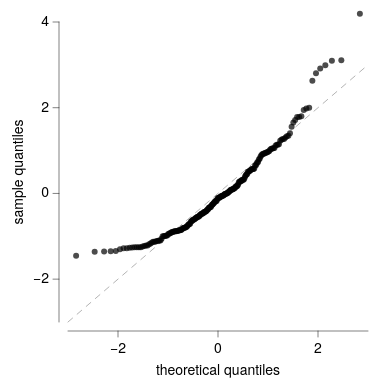

Write a Vega-Lite specification for this figure.
### Vega-Lite specification from a JSON file in a GitHub repository (floating-point values rounded to 4 significant figures; data arrays with more than 128 entries replaced by an {"elided": "..."} marker saying what was removed)
{"background": null, "config": {"arc": {"fill": "#DBDBDB", "fillOpacity": 1.0, "innerRadius": 37.5, "padAngle": 0.03, "stroke": "black", "strokeOpacity": 1, "strokeWidth": 0.25}, "area": {"fill": "#DBDBDB", "fillOpacity": 1.0, "stroke": "black", "strokeOpacity": 1, "strokeWidth": 0.25}, "axis": {"domain": true, "domainCap": "round", "domainColor": "black", "domainWidth": 0.25, "grid": false, "gridCap": "round", "gridColor": "#F1F1F1", "gridDash": [0, 0], "gridOpacity": 1.0, "gridWidth": 0.25, "labelColor": "black", "labelFont": "Helvetica Neue", "labelFontSize": 7, "labelFontStyle": "normal", "labelFontWeight": 400, "offset": 4.5, "ticks": true, "tickCap": "round", "tickColor": "black", "tickRound": false, "tickSize": 3, "tickWidth": 0.25, "titleColor": "black", "titleFont": "Helvetica Neue", "titleFontSize": 7, "titleFontStyle": "normal", "titleFontWeight": 400}, "axisX": {"domain": true, "labelAlign": "center", "labelAngle": 0, "labels": true, "ticks": true, "translate": 0}, "axisY": {"domain": true, "labelAlign": "right", "labelAngle": 0, "labels": true, "ticks": true, "translate": 0}, "axisRight": {"domain": true, "labelAlign": "left", "labelAngle": 0, "labels": true, "ticks": true, "translate": 0}, "axisTop": {"domain": true, "labelAlign": "center", "labelAngle": 0, "labels": true, "ticks": true, "translate": 0}, "axisBand": {"tickOffset": 0}, "bar": {"fill": "#DBDBDB", "fillOpacity": 1.0, "stroke": "black", "strokeOpacity": 1, "strokeWidth": 0.25}, "boxplot": {"size": 13.5, "ticks": {"cornerRadius": 0.25, "fill": "black", "opacity": 1, "size": 6.75, "thickness": 0.25}, "box": {"fillOpacity": 1.0, "stroke": "black", "strokeOpacity": 1, "strokeWidth": 0.25}, "median": {"cornerRadius": 0, "fill": "black", "fillOpacity": 1.0, "opacity": 1, "size": 13.5, "thickness": 0.25}, "rule": {"fill": "black", "fillOpacity": 1.0, "size": 15.0, "stroke": "black", "strokeDash": [0, 0], "strokeOpacity": 1, "strokeWidth": 0.25}, "outliers": {"color": "black", "fill": "black", "fillOpacity": 1.0, "size": 0, "stroke": "black", "strokeOpacity": 1, "strokeWidth": 0.25}}, "circle": {"fill": "black", "fillOpacity": 1.0, "size": 0.75, "stroke": null, "strokeOpacity": 1, "strokeWidth": 0.25}, "errorband": {"band": {"fillOpacity": 0.6, "stroke": null, "strokeWidth": 0.25, "strokeOpacity": 1}, "borders": {"opacity": 0, "strokeOpacity": 0.25, "strokeWidth": 1}}, "errorbar": {"opacity": 1, "rule": {"strokeDash": [0, 0], "strokeWidth": 0.25}, "ticks": {"color": "black", "cornerRadius": 0.125, "opacity": 1, "size": 9.0, "thickness": 0.25}, "thickness": 0.25}, "font": "Helvetica Neue", "geoshape": {"fill": "#DBDBDB", "fillOpacity": 1.0, "stroke": "black", "strokeOpacity": 1, "strokeWidth": 0.25}, "header": {"labelColor": "black", "labelFont": "Helvetica Neue", "labelFontSize": 7, "labelFontStyle": "normal", "labelFontWeight": 400, "titleColor": "black", "titleFont": "Helvetica Neue", "titleFontSize": 7, "titleFontStyle": "normal", "titleFontWeight": 400, "titlePadding": 0}, "legend": {"disable": false, "offset": 4.5, "titlePadding": 4, "labelOffset": 2, "gradientLabelOffset": 2, "gradientLength": 75.0, "gradientThickness": 7.5, "gradientOpacity": 1.0, "gradientStrokeColor": "black", "gradientStrokeWidth": 0.25, "labelColor": "black", "labelFont": "Helvetica Neue", "labelFontSize": 7, "labelFontStyle": "normal", "labelFontWeight": 400, "strokeColor": "black", "strokeWidth": 0, "symbolSize": 42, "symbolStrokeColor": "black", "symbolStrokeWidth": 0.25, "titleColor": "black", "titleFont": "Helvetica Neue", "titleFontSize": 7, "titleFontStyle": "normal", "titleFontWeight": 400}, "line": {"color": "black", "stroke": "black", "strokeCap": "round", "strokeDash": [0, 0], "strokeOpacity": 1, "strokeWidth": 0.375}, "point": {"filled": true, "fill": "#DBDBDB", "fillOpacity": 1.0, "size": 7.5, "stroke": "black", "strokeOpacity": 1, "strokeWidth": 0.25}, "range": {"category": ["#C6D9F1", "#F1C9CB", "#FEF0B9", "#CEE37A", "#7AA8E0", "#E589A3", "#FDDD5D", "#68B961", "#4177B1", "#C35082", "#E5C227", "#438156"], "diverging": {"scheme": ["#C35082", "#CE6D94", "#D989A7", "#E2A4BA", "#EABFCE", "#F1DBE2", "#F6F6F6", "#D7E0EB", "#B9CBE0", "#9BB6D5", "#7DA1C9", "#5F8CBD", "#4177B1"]}, "heatmap": {"scheme": ["#32022B", "#43044D", "#4C196E", "#4D338C", "#484DA6", "#3A68BB", "#1D83CA", "#1D9CCB", "#23B5C9", "#28CDC5", "#4DE0B4", "#91EE9F"]}, "ordinal": {"scheme": ["#F1F1F1", "#DBDBDB", "#C6C6C6", "#B2B2B2", "#9D9D9D", "#898989", "#767676", "#636363", "#515151", "#404040", "#2F2F2F", "#1F1F1F"]}, "ramp": {"scheme": ["#32022B", "#43044D", "#4C196E", "#4D338C", "#484DA6", "#3A68BB", "#1D83CA", "#1D9CCB", "#23B5C9", "#28CDC5", "#4DE0B4", "#91EE9F"]}}, "rule": {"color": "black", "stroke": "black", "strokeCap": "round", "strokeDash": [2, 2], "strokeOpacity": 1, "strokeWidth": 0.25}, "scale": {"bandPaddingInner": 0.1, "bandPaddingOuter": 0.1, "round": false}, "rect": {"fill": "#DBDBDB", "fillOpacity": 1.0, "stroke": "black", "strokeOpacity": 1, "strokeWidth": 0.25}, "square": {"fill": "#DBDBDB", "fillOpacity": 1.0, "size": 15.0, "stroke": "black", "strokeOpacity": 1, "strokeWidth": 0.25}, "text": {"color": "black", "font": "Helvetica Neue", "fontSize": 7, "fontStyle": "normal", "fontWeight": 400}, "tick": {"color": "black", "cornerRadius": 0.125, "opacity": 1.0, "size": 13.5, "thickness": 0.25}, "title": {"anchor": "middle", "frame": "group", "color": "black", "font": "Helvetica Neue", "fontSize": 7, "fontStyle": "normal", "fontWeight": 400, "subtitleColor": "black", "subtitleFont": "Helvetica Neue", "subtitleFontSize": "Helvetica Neue", "subtitleFontStyle": "normal", "subtitleFontWeight": 400}, "trail": {"color": "black", "opacity": 1, "size": 0.375}, "view": {"continuousWidth": 150, "continuousHeight": 150, "discreteWidth": 150, "discreteHeight": 150, "fill": null, "stroke": null, "strokeWidth": 0.25}}, "layer": [{"data": {"name": "data-7ab47033c4fd7b2db19c4791ae4917c2"}, "mark": {"type": "line", "color": "gray", "opacity": 0.8, "strokeDash": [3, 3]}, "encoding": {"x": {"field": "q", "type": "quantitative"}, "y": {"field": "q", "type": "quantitative"}}}, {"data": {"name": "data-60e32e7209cba04fbb8cf2a463427107"}, "mark": {"type": "circle", "opacity": 0.7, "size": 9}, "encoding": {"x": {"field": "theo", "scale": {"domain": [-3, 3], "nice": false}, "title": "theoretical quantiles", "type": "quantitative"}, "y": {"field": "samp", "scale": {"domain": [-3, 4], "nice": false}, "title": "sample quantiles", "type": "quantitative"}}}], "$schema": "https://vega.github.io/schema/vega-lite/v6.4.1.json", "datasets": {"data-7ab47033c4fd7b2db19c4791ae4917c2": [{"q": -3.0}, {"q": 3.0}], "data-60e32e7209cba04fbb8cf2a463427107": {"elided": "220 records"}}}
